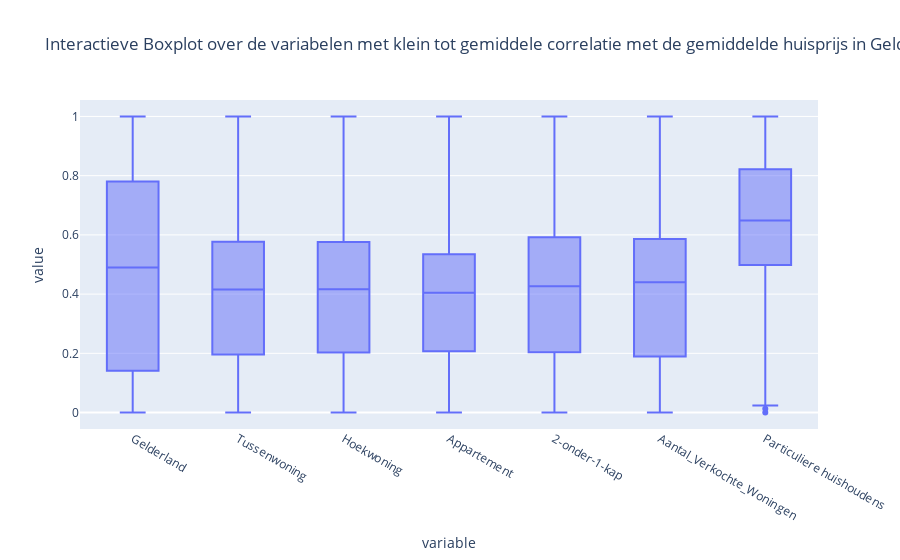
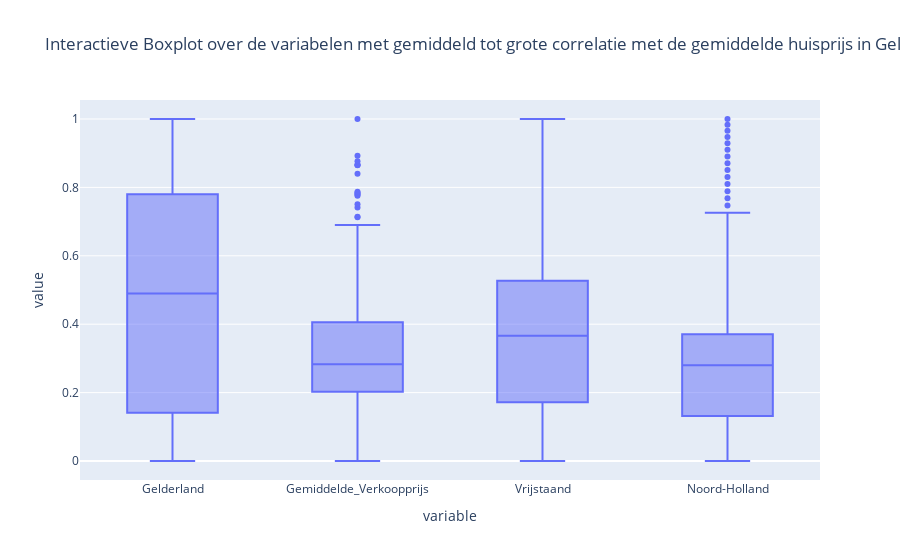
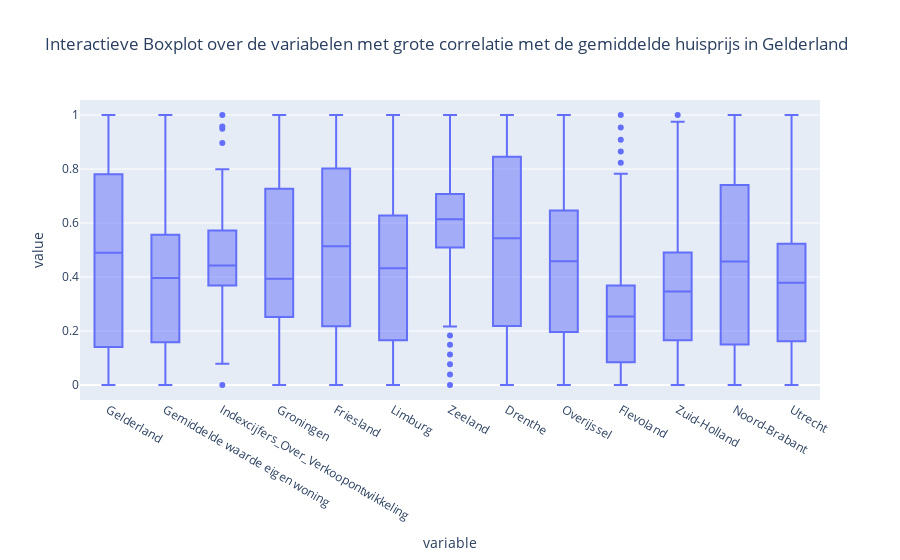

Notebook cell for these charts, in order:
### Code cell
import pandas as pd
import plotly.express as px

#Boxplots over de variabelen met *klein tot gemiddele correlatie*
df_low = pd.DataFrame({
    'Gelderland': normalized_df['Gelderland'],
    'Tussenwoning': normalized_df['Tussenwoning'],
    'Hoekwoning': normalized_df['Hoekwoning'],
    'Appartement': normalized_df['Appartement'],
    '2-onder-1-kap': normalized_df['2-onder-1-kap'],
    'Aantal_Verkochte_Woningen': normalized_df['Aantal_Verkochte_Woningen'],
    'Particuliere huishoudens': normalized_df['Particuliere huishoudens']
})

# Er wordt een interactieve boxplot met behulp van Plotly Express gemaakt
fig = px.box(df_low, title='Interactieve Boxplot over de variabelen met klein tot gemiddele correlatie met de gemiddelde huisprijs in Gelderland')
fig.update_layout(showlegend=False)  # Verberg de legende
fig.show()

#Boxplots over de variabelen met gemiddeld tot grote correlatie
df_medium = pd.DataFrame({
    'Gelderland': normalized_df['Gelderland'],
    'Gemiddelde_Verkoopprijs': normalized_df['Gemiddelde_Verkoopprijs'],
    'Vrijstaand': normalized_df['Vrijstaand'],
    'Noord-Holland': normalized_df['Noord-Holland']
})

# Er wordt een interactieve boxplot met behulp van Plotly Express gemaakt
fig = px.box(df_medium, title='Interactieve Boxplot over de variabelen met gemiddeld tot grote correlatie met de gemiddelde huisprijs in Gelderland')
fig.update_layout(showlegend=False)  # Verberg de legende
fig.show()

#Boxplots over de variabelen met grote correlatie
df_high = pd.DataFrame({
    'Gelderland': normalized_df['Gelderland'],
    'Gemiddelde waarde eigen woning': normalized_df['Gemiddelde waarde eigen woning'],
    'Indexcijfers_Over_Verkoopontwikkeling': normalized_df['Indexcijfers_Over_Verkoopontwikkeling'],
    'Groningen': normalized_df['Groningen'],
    'Friesland': normalized_df['Friesland'],
    'Limburg': normalized_df['Limburg'],
    'Zeeland': normalized_df['Zeeland'],
    'Drenthe': normalized_df['Drenthe'],
    'Overijssel': normalized_df['Overijssel'],
    'Flevoland': normalized_df['Flevoland'],
    'Zuid-Holland': normalized_df['Zuid-Holland'],
    'Noord-Brabant': normalized_df['Noord-Brabant'],
    'Utrecht': normalized_df['Utrecht']
})

# Er wordt een interactieve boxplot met behulp van Plotly Express gemaakt
fig = px.box(df_high, title='Interactieve Boxplot over de variabelen met grote correlatie met de gemiddelde huisprijs in Gelderland')
fig.update_layout(showlegend=False)  # Verberg de legende
fig.show()

### Figure 1 — Plotly figure (JSON) as saved in the notebook; plotly's stock layout.template omitted (floating-point values rounded to 4 significant figures; data arrays with more than 128 entries replaced by an {"elided": "..."} marker saying what was removed)
{"data": [{"alignmentgroup": "True", "hovertemplate": "variable=%{x}<br>value=%{y}<extra></extra>", "legendgroup": "", "marker": {"color": "#636efa"}, "name": "", "notched": false, "offsetgroup": "", "orientation": "v", "showlegend": false, "type": "box", "x": {"elided": "1183 str values"}, "x0": " ", "xaxis": "x", "y": {"elided": "1183 float values"}, "y0": " ", "yaxis": "y"}], "layout": {"boxmode": "group", "legend": {"tracegroupgap": 0}, "showlegend": false, "title": {"text": "Interactieve Boxplot over de variabelen met klein tot gemiddele correlatie met de gemiddelde huisprijs in Gelderland"}, "xaxis": {"anchor": "y", "domain": [0, 1], "title": {"text": "variable"}}, "yaxis": {"anchor": "x", "domain": [0, 1], "title": {"text": "value"}}}}

### Figure 2 — Plotly figure (JSON) as saved in the notebook; plotly's stock layout.template omitted (floating-point values rounded to 4 significant figures; data arrays with more than 128 entries replaced by an {"elided": "..."} marker saying what was removed)
{"data": [{"alignmentgroup": "True", "hovertemplate": "variable=%{x}<br>value=%{y}<extra></extra>", "legendgroup": "", "marker": {"color": "#636efa"}, "name": "", "notched": false, "offsetgroup": "", "orientation": "v", "showlegend": false, "type": "box", "x": {"elided": "676 str values"}, "x0": " ", "xaxis": "x", "y": {"elided": "676 float values"}, "y0": " ", "yaxis": "y"}], "layout": {"boxmode": "group", "legend": {"tracegroupgap": 0}, "showlegend": false, "title": {"text": "Interactieve Boxplot over de variabelen met gemiddeld tot grote correlatie met de gemiddelde huisprijs in Gelderland"}, "xaxis": {"anchor": "y", "domain": [0, 1], "title": {"text": "variable"}}, "yaxis": {"anchor": "x", "domain": [0, 1], "title": {"text": "value"}}}}

### Figure 3 — Plotly figure (JSON) as saved in the notebook; plotly's stock layout.template omitted (floating-point values rounded to 4 significant figures; data arrays with more than 128 entries replaced by an {"elided": "..."} marker saying what was removed)
{"data": [{"alignmentgroup": "True", "hovertemplate": "variable=%{x}<br>value=%{y}<extra></extra>", "legendgroup": "", "marker": {"color": "#636efa"}, "name": "", "notched": false, "offsetgroup": "", "orientation": "v", "showlegend": false, "type": "box", "x": {"elided": "2197 str values"}, "x0": " ", "xaxis": "x", "y": {"elided": "2197 float values"}, "y0": " ", "yaxis": "y"}], "layout": {"boxmode": "group", "legend": {"tracegroupgap": 0}, "showlegend": false, "title": {"text": "Interactieve Boxplot over de variabelen met grote correlatie met de gemiddelde huisprijs in Gelderland"}, "xaxis": {"anchor": "y", "domain": [0, 1], "title": {"text": "variable"}}, "yaxis": {"anchor": "x", "domain": [0, 1], "title": {"text": "value"}}}}
